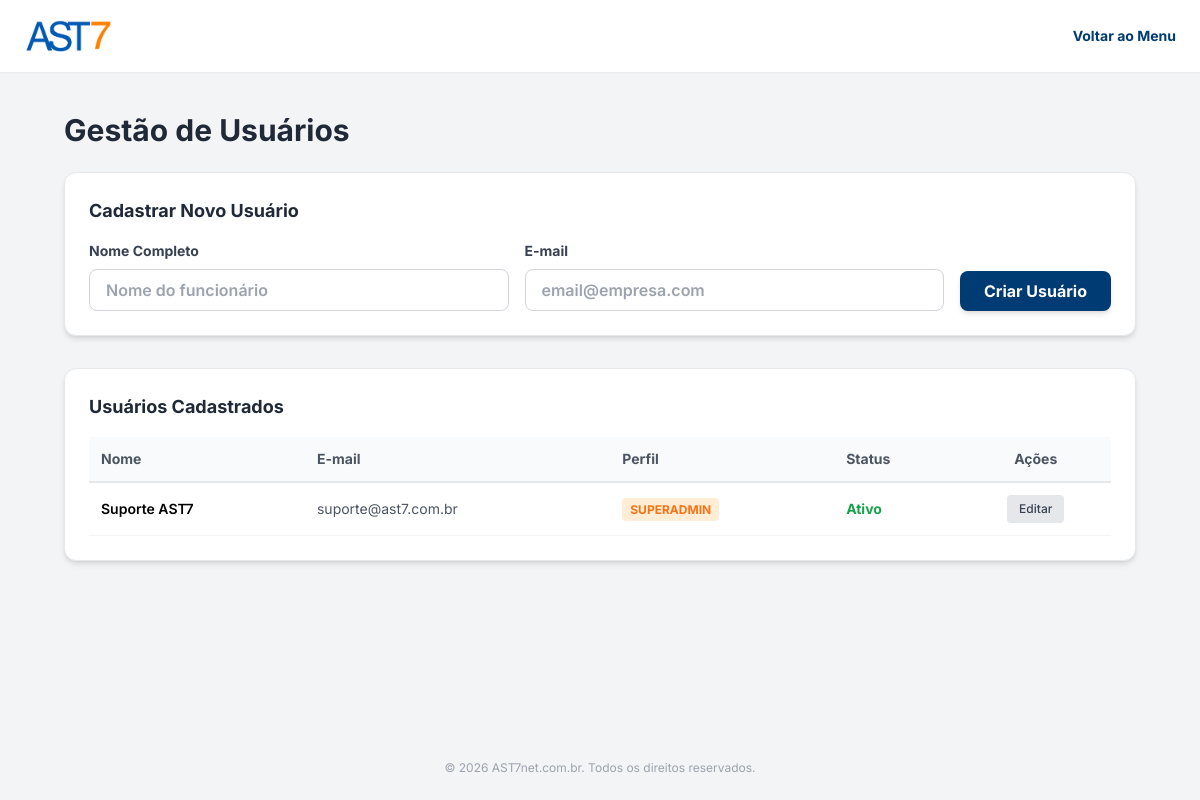
/usuarios.php (signed in), run on the app's committed database.
### tables this page shows
CREATE TABLE usuarios (
                id INTEGER PRIMARY KEY AUTOINCREMENT,
                nome TEXT NOT NULL,
                email TEXT UNIQUE NOT NULL,
                senha TEXT NOT NULL,
                role TEXT DEFAULT 'user',
                must_change_password INTEGER DEFAULT 0,
                ativo INTEGER DEFAULT 1, 
                created_at DATETIME DEFAULT CURRENT_TIMESTAMP
            );

### usuarios.php (the view, shortened to what this page needs)
<?php
$pdo = Database::getInstance();
$usuarios = $pdo->query("SELECT * FROM usuarios ORDER BY ativo DESC, id DESC")->fetchAll();
?>
<!DOCTYPE html>
<html lang="pt-BR">
<head>
    <script src="https://cdn.tailwindcss.com"></script>
</head>
<body class="bg-bg-main min-h-screen flex flex-col font-sans text-text-main text-base">
    <header class="bg-white shadow-sm py-4 px-6 flex justify-between items-center">
        <img src="assets/ast7_logo.png" alt="AST7" class="h-10">
        <a href="dashboard.php" class="text-brand-blue hover:underline font-bold text-sm">Voltar ao Menu</a>
    </header>
    <main class="flex-grow p-6 md:p-10 max-w-6xl mx-auto w-full">
        <h1 class="text-3xl font-bold text-gray-800 mb-6">Gestão de Usuários</h1>
        <div class="bg-white p-6 rounded-xl shadow-md mb-8 border border-gray-200">
            <h2 class="text-lg font-bold text-gray-800 mb-4">Cadastrar Novo Usuário</h2>
            <form method="POST" class="flex flex-col md:flex-row gap-4 items-end">
                <div class="flex-1 w-full">
                    <label class="block text-gray-700 text-sm font-bold mb-2">Nome Completo</label>
                    <input type="text" name="nome" required placeholder="Nome do funcionário" class="w-full px-4 py-2 border border-gray-300 rounded-lg focus:outline-none focus:ring-2 focus:ring-brand-blue font-semibold">
                </div>
                <div class="flex-1 w-full">
                    <label class="block text-gray-700 text-sm font-bold mb-2">E-mail</label>
                    <input type="email" name="email" required placeholder="email@empresa.com" class="w-full px-4 py-2 border border-gray-300 rounded-lg focus:outline-none focus:ring-2 focus:ring-brand-blue font-semibold">
                </div>
                <button type="submit" class="w-full md:w-auto bg-brand-blue text-white font-bold py-2 px-6 rounded-lg shadow-md transition-all duration-200 hover:bg-blue-900 hover:-translate-y-0.5 active:scale-95">
                    Criar Usuário
                </button>
            </form>
        </div>
        <div class="bg-white p-6 rounded-xl shadow-md border border-gray-200 overflow-x-auto">
            <h2 class="text-lg font-bold text-gray-800 mb-4">Usuários Cadastrados</h2>
            <table class="w-full text-left border-collapse text-sm">
                <thead>
                    <tr class="border-b-2 border-gray-200 text-gray-600 bg-gray-50">
                        <th class="py-3 px-3 font-bold">Nome</th>
                        <th class="py-3 px-3 font-bold">E-mail</th>
                        <th class="py-3 px-3 font-bold">Perfil</th>
                        <th class="py-3 px-3 font-bold">Status</th>
                        <th class="py-3 px-3 font-bold text-center">Ações</th>
                    </tr>
                </thead>
                <tbody>
                    <?php foreach($usuarios as $u): ?>
                    <tr class="border-b border-gray-100 hover:bg-gray-50 <?= $u['ativo'] == 0 ? 'opacity-60 bg-gray-50' : '' ?>">
                        <td class="py-3 px-3 font-semibold"><?= htmlspecialchars($u['nome']) ?></td>
                        <td class="py-3 px-3 text-gray-600"><?= htmlspecialchars($u['email']) ?></td>
                        <td class="py-3 px-3">
                            <span class="px-2 py-1 rounded text-xs font-bold <?= $u['role'] === 'superadmin' ? 'bg-orange-100 text-brand-orange' : 'bg-blue-100 text-brand-blue' ?>">
                                <?= strtoupper($u['role']) ?>
                            </span>
                        </td>
                        <td class="py-3 px-3">
                            <?php if($u['ativo']): ?>
                                <span class="text-green-600 font-bold">Ativo</span>
                            <?php else: ?>
                                <span class="text-red-500 font-bold">Inativo</span>
                            <?php endif; ?>
                        </td>
                        <td class="py-3 px-3">
                            <div class="flex items-center justify-center gap-2">
                                <a href="usuarios.php?edit=<?= $u['id'] ?>" class="bg-gray-200 text-gray-700 hover:bg-gray-300 px-3 py-1.5 rounded transition-colors text-xs font-medium" title="Editar">Editar</a>
                            </div>
                        </td>
                    </tr>
                    <?php endforeach; ?>
                </tbody>
            </table>
        </div>
    </main>
    <?php include 'footer.php'; ?>
</body>
</html>

### data on the page
usuarios: nome "Suporte AST7", email "suporte@ast7.com.br", role "SUPERADMIN", ativo "Ativo"
